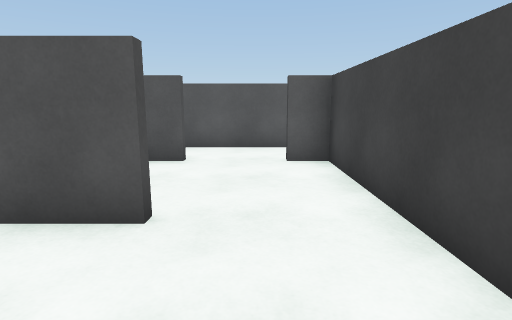
view 1 (above)

24 first-person views from a walk through a 3-D level made in the Unity game engine. The camera is 1.3 m above the floor, tilts 10° down and sees 80° across. Doors are open. The floor is counted in squares, 1 m on a side. Each view is taken from the middle of a square. On the plan, view 1 faces up. The plan holds only what a view shows up to about 14 squares ahead; the rest is blank. The place goes on beyond the plan. The player is left out.

view 2
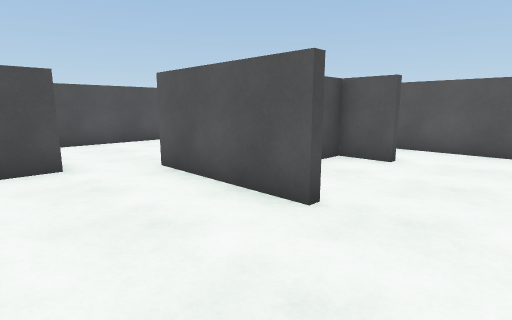

view 3
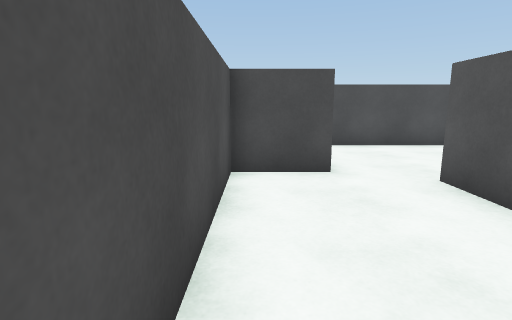

view 4
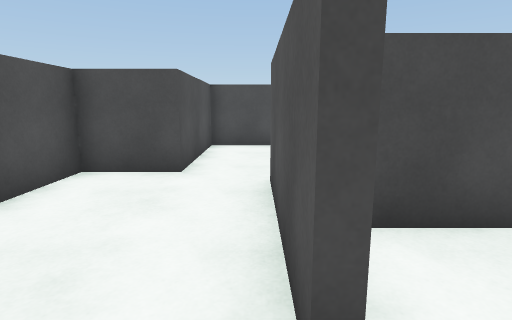

view 5
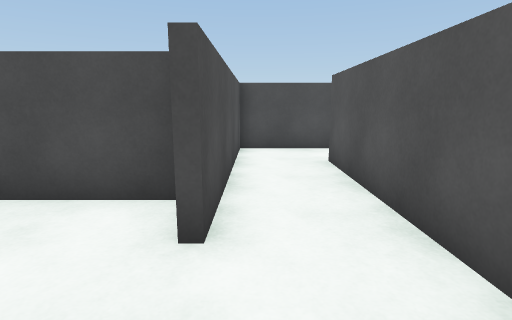

view 6
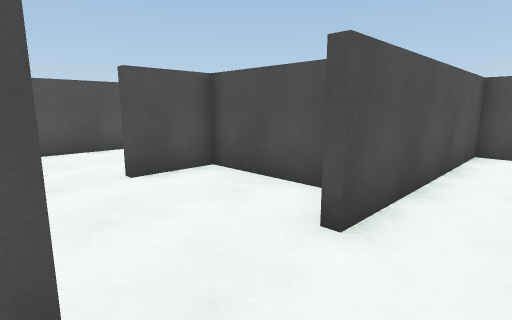

view 7
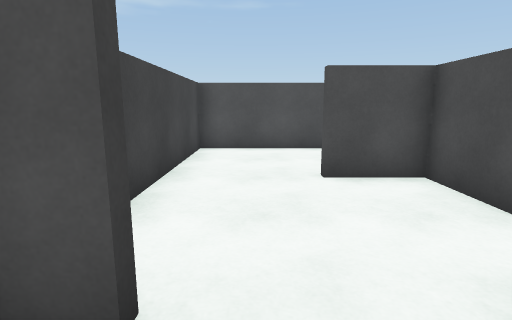

view 8
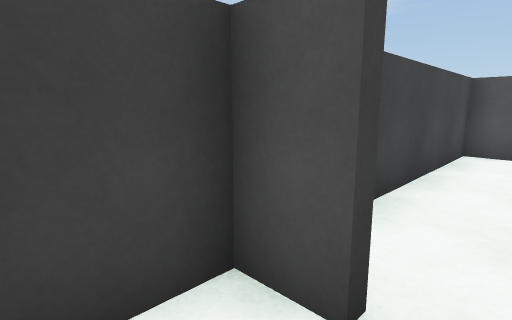

view 9
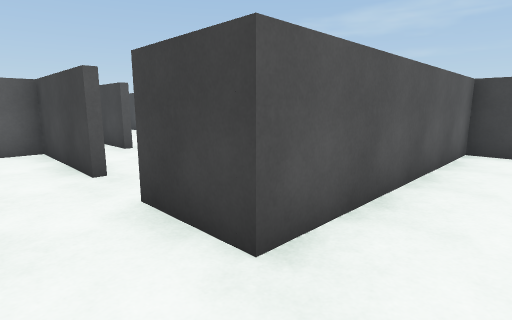

view 10
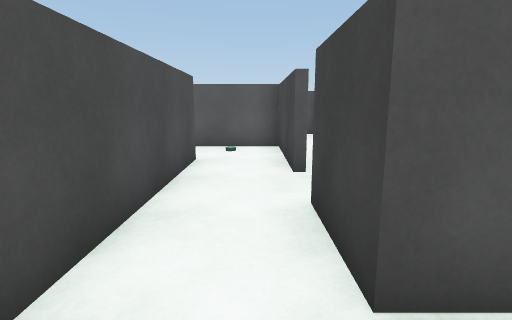

view 11
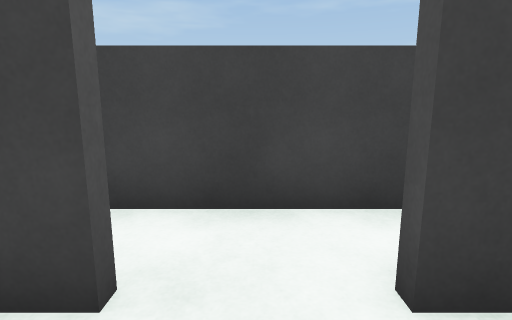

view 12
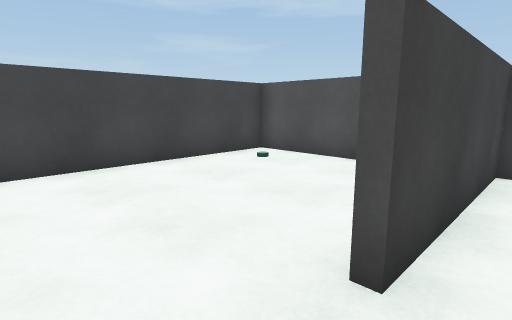

view 13
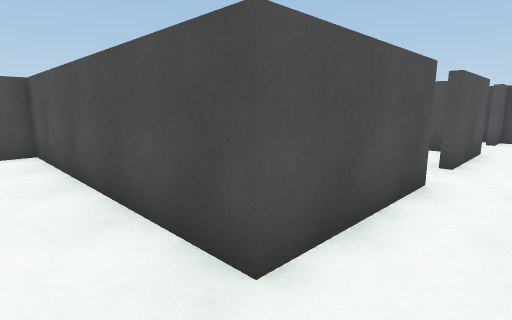

view 14
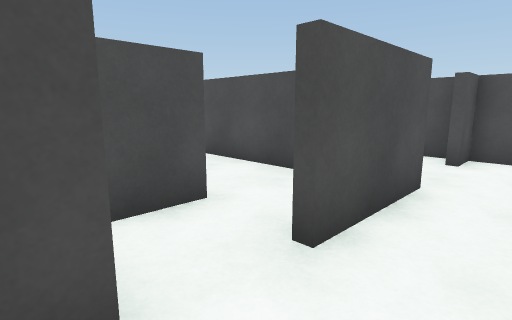

view 15
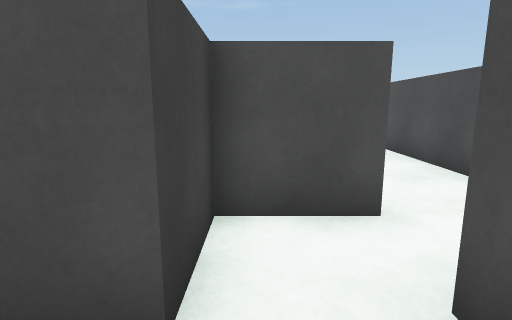

view 16
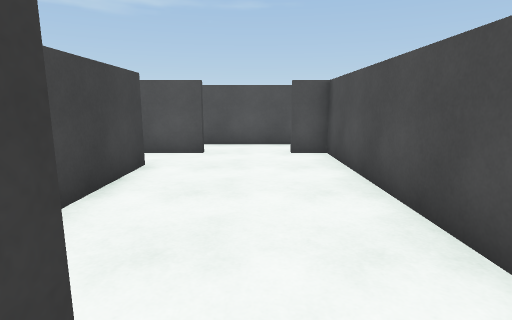

view 17
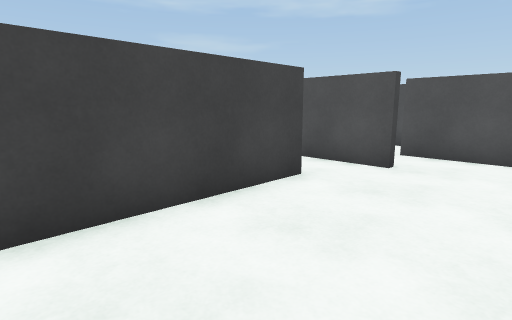

view 18
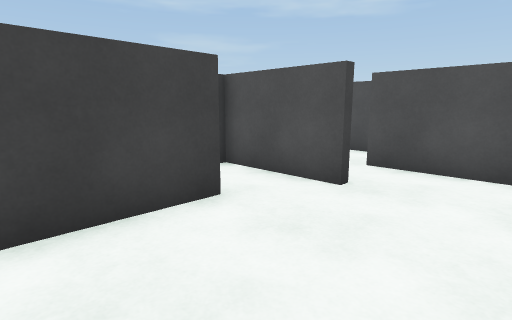

view 19
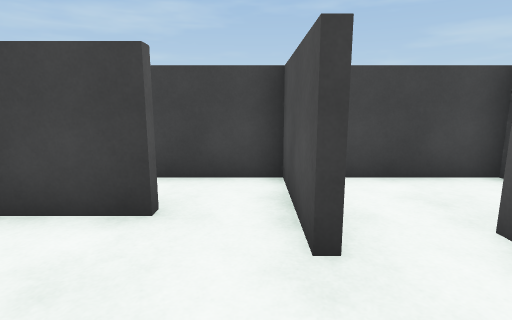

view 20
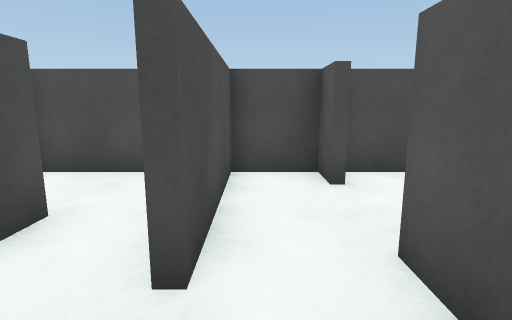

view 21
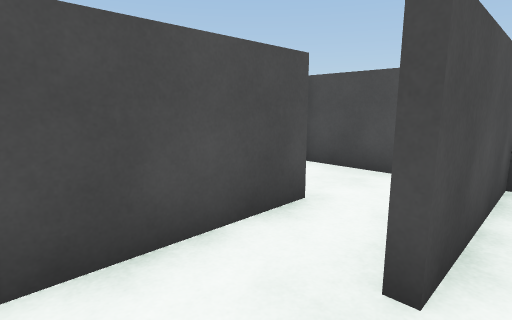

view 22
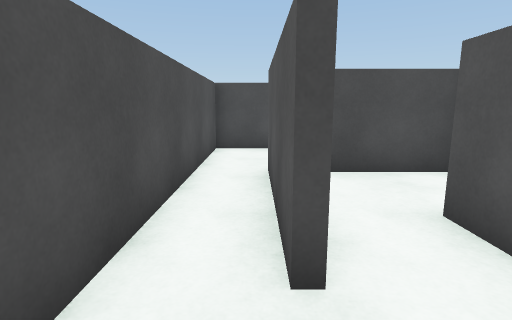

view 23
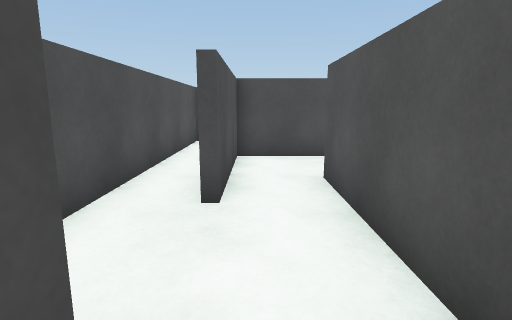

view 24
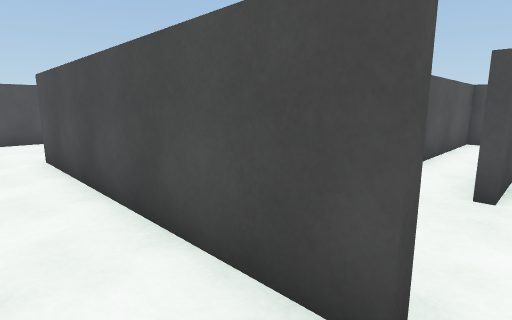

### Floor plan
Points are (right, up) in squares from view 1. A wall is a line through its corners. A room is listed if a view was taken in it or the views show most of it. See-through windows are left out.
Room 1 (views 1, 2, 3, 4)
walls: (-1.1, 3.3) (-5.2, 3.3); (-1.6, 7.3) (-3.1, 7.3) (-3.1, 3.5) (-1.2, 3.5); (-6, 1.5) (-6, -0.5) (1.7, -0.5) (1.7, 7.3) (0.7, 7.3)
ways out: open door at (-0.5, 7) to room 2; opening at (-6, 2)
Room 2 (views 5, 6, 7, 8, 9, 10)
walls: (-8.5, 9.5) (-8.5, 7.5) (-1.6, 7.5); (0.7, 7.5) (1.7, 7.5) (1.7, 9.8) (-6.2, 9.8)
ways out: open door at (-0.5, 7) to room 1; opening at (-7.5, 10.5) to room 3
Room 3 (view 11)
walls: (-8.5, 13.5) (-8.5, 9.5); (-6.2, 9.8) (-6.2, 12)
ways out: opening at (-7.5, 10.5) to room 2; opening at (-6, 12.5) to room 4; opening at (-7.5, 14.5) to room 5
Room 4 (view 12)
walls: (-5.9, 14) (-6.2, 14); (-4.3, 9.9) (-4.3, 15)
ways out: opening at (-6, 12.5) to room 3; open door at (-4, 16)
Room 5 (views 13, 14, 15)
walls: (-12.5, 14.5) (-12.5, 15.5) (-8.5, 15.5) (-8.5, 13.5); (-17.4, 15.5) (-14.3, 15.5); (-6.2, 14) (-6.2, 17.5); (-20.8, 16.4) (-20.8, 15.5) (-19.8, 15.5)
ways out: opening at (-7.5, 14.5) to room 3; opening at (-13.5, 15) to room 6; open door at (-18.5, 15)
Room 6 (view 16)
walls: (-14.6, 13.5) (-12.5, 13.5) (-12.5, 14.5); (-17, 14.6) (-17, 12.4)
ways out: opening at (-13.5, 15) to room 5; opening at (-15.5, 13) to room 7
Room 7 (views 17, 18, 19)
walls: (-12.5, 7.1) (-12.5, 11.8); (-13.6, 5.5) (-12.4, 5.5); (-17, 12.4) (-17, 5.5) (-16, 5.5)
ways out: opening at (-15.5, 13) to room 6; open door at (-15, 5) to room 8; opening at (-12, 6.5)
Room 8 (views 20, 21)
walls: (-12.2, 5.3) (-13.5, 5.3); (-10.5, 2.5) (-10.5, 4.4); (-16, 5.3) (-17, 5.3) (-17, 3.5) (-13, 3.5)
ways out: open door at (-15, 5) to room 7; opening at (-11.5, 3) to room 12
Room 9 (view 22)
walls: (-10.2, 1.3) (-14.5, 1.3); (-17, 0.5) (-17, -0.5) (-13, -0.5)
ways out: opening at (-10, 0) to room 10; opening at (-15.5, 1) to room 11
Room 10 (views 23, 24)
walls: (-10.4, -12.7) (-9, -12.7); (-9.5, -0.4) (-9.5, -8.5)
ways out: opening at (-10, 0) to room 9
Room 11 (no view inside)
walls: (-14.6, 1.5) (-12.4, 1.5); (-17, 2.9) (-17, 0.5)
ways out: opening at (-15.5, 1) to room 9; opening at (-13.5, 2) to room 12
Room 12 (no view inside)
walls: (-12.4, 1.5) (-10.5, 1.5) (-10.5, 2.5)
ways out: opening at (-11.5, 3) to room 8; opening at (-13.5, 2) to room 11

Where each view was taken, in squares from view 1:
view 1: 0 up, 0 right, facing up
view 2: 0 up, 1 right, facing up-left
view 3: 0 up, 0 right, facing left
view 4: 3 up, 0 right, facing left
view 5: 8 up, 1 right, facing left
view 6: 9 up, 1 right, facing down-left
view 7: 9 up, 0 right, facing down
view 8: 9 up, 0 right, facing down-right
view 9: 8 up, 8 left, facing up-right
view 10: 8 up, 7 left, facing up
view 11: 13 up, 8 left, facing right
view 12: 17 up, 5 left, facing down-right
view 13: 17 up, 7 left, facing down-left
view 14: 17 up, 12 left, facing down-left
view 15: 17 up, 13 left, facing down
view 16: 14 up, 15 left, facing down
view 17: 12 up, 16 left, facing down-right
view 18: 10 up, 16 left, facing down-right
view 19: 6 up, 16 left, facing right
view 20: 4 up, 11 left, facing left
view 21: 4 up, 11 left, facing down-left
view 22: 1 down, 11 left, facing left
view 23: 0 up, 9 left, facing left
view 24: 0 up, 8 left, facing down-left
